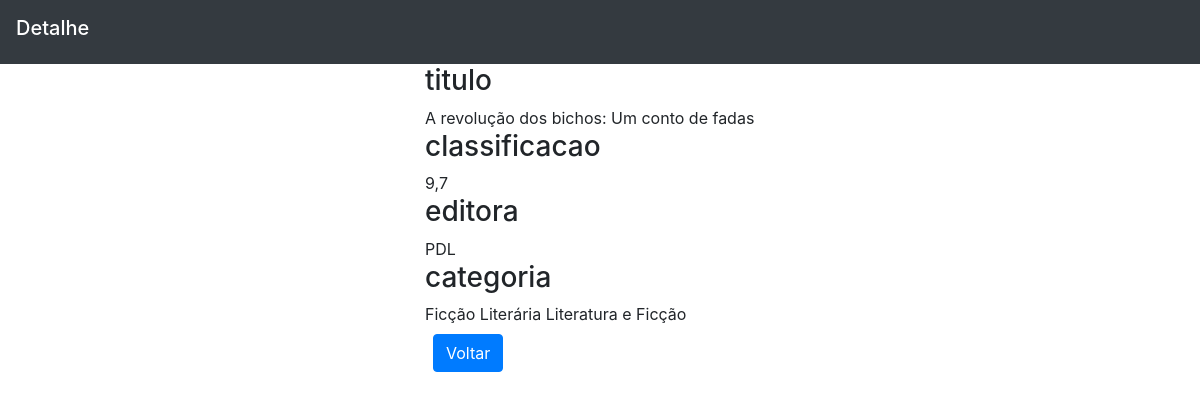
/detail/4/, run on the app's committed database.
### biblioteca/models.py (models this page shows, shortened)
class Livros(models.Model):
    titulo = models.CharField(max_length=50)
    autor = models.CharField(max_length=50)
    ano = models.DateField(auto_now_add=True)
    classificacao = models.DecimalField(max_digits=2, decimal_places=1)
    data_cadastro = models.DateField(auto_now=True)
    observacao = models.TextField(blank=True, null=True)
    categoria = models.CharField(max_length=50)
    editora = models.CharField(max_length=50)
    class Meta:
        verbose_name_plural = 'Livro'

### biblioteca/views.py (the view)
# urls.py: path('detail/<int:pk>/', views.ClienteDetail.as_view(), name='detail'),
class ClienteDetail(DetailView):
    queryset = Livros.objects.all()
    template_name = 'detail.html'

### templates/detail.html
{% extends 'base.html' %}
  {% block title %}Detalhe{% endblock %}
  {% block content %}
  <div class='container'>
    <div class='row'>
      <div class='col'>
      </div>
      <div class='col'>
        <h3>titulo</h3>
        {{ object.titulo }}
      <h3>classificacao</h3>
        {{ object.classificacao }}
      <h3>editora</h3>
        {{ object.editora }}
      <h3>categoria</h3>
        {{ object.categoria }}
      <br>
      <a class="btn btn-primary m-2" href='{% url 'livro' %}'>Voltar</a>
    <div class='col'></div>
      </div>
      <div class='col'>
      </div>
    </div>
  </div>
  {% endblock %}

### data on the page
Livros: titulo "A revolução dos bichos: Um conto de fadas", classificacao "9,7", editora "PDL", categoria "Ficção Literária Literatura e Ficção"
